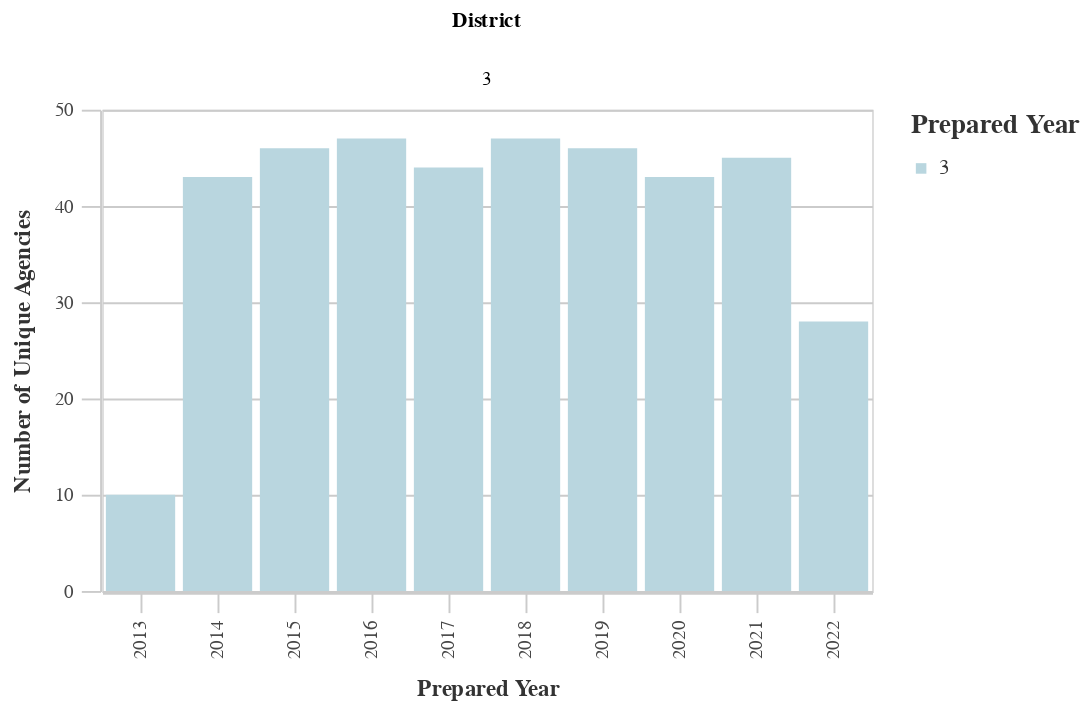

Notebook code for this chart:
### Code cell
# Unique Agencies by Dist
dist_years_agency = ((
        df
        >> group_by(_.prepared_y, _.dist)
        >> summarize(n=_.primary_agency_name.nunique())
        >> arrange(-_.prepared_y)
    )
        .rename(columns={'dist':'District', 'n':'Count'})
    )
chart10 = (alt.Chart(dist_years_agency).mark_bar().encode(
        column='District:N',
        x=alt.X('prepared_y:O', title='Prepared Year'),
        y=alt.Y('Count:Q', title='Number of Unique Agencies'),
        color = alt.Color("District:N", 
                              scale=alt.Scale(
                                  range=altair_utils.CALITP_SEQUENTIAL_COLORS),  
                               legend=alt.Legend(title="Prepared Year")
                              )))
                              
chart10 = styleguide.preset_chart_config(chart10)
chart10 = _dla_utils_reports.add_tooltip(chart10, 'prepared_y', 'Count')
    
display(HTML("<h4><strong>Number of Unique Agencies by District</strong></h4>"))
chart10

### Figure 1 — Vega-Lite specification as saved in the notebook (floating-point values rounded to 4 significant figures)
{"config": {"view": {"continuousWidth": 400, "continuousHeight": 300}, "axis": {"domainColor": "#cbcbcb", "grid": true, "gridColor": "#cbcbcb", "gridWidth": 1, "labelColor": "#474747", "labelFont": "Nunito Sans", "labelFontSize": 10, "labelPadding": 4, "tickColor": "#cbcbcb", "tickSize": 10, "titleColor": "#333", "titleFont": "Raleway", "titleFontSize": 12, "titlePadding": 10}, "axisBand": {"grid": false}, "background": "white", "font": "Raleway", "header": {"labelFont": "Nunito Sans", "titleFont": "Raleway"}, "legend": {"labelColor": "#333", "labelFont": "Nunito Sans", "labelFontSize": 11, "labelLimit": 0, "padding": 1, "symbolSize": 30, "symbolType": "square", "titleColor": "#333", "titleFont": "Raleway", "titleFontSize": 14, "titlePadding": 10}, "title": {"anchor": "middle", "font": "Raleway", "fontSize": 18, "fontWeight": 300, "offset": 20}}, "data": {"name": "data-f5f99598718fd0ac3fdd7573b063724f"}, "mark": "bar", "encoding": {"color": {"field": "District", "legend": {"title": "Prepared Year"}, "scale": {"range": ["#B9D6DF", "#8CBCCB", "#2EA8CE", "#136C97", "#0B405B"]}, "type": "nominal"}, "column": {"field": "District", "type": "nominal"}, "tooltip": [{"field": "prepared_y", "type": "quantitative"}, {"field": "Count", "type": "quantitative"}], "x": {"field": "prepared_y", "title": "Prepared Year", "type": "ordinal"}, "y": {"field": "Count", "title": "Number of Unique Agencies", "type": "quantitative"}}, "height": 250, "width": 400, "$schema": "https://vega.github.io/schema/vega-lite/v4.17.0.json", "datasets": {"data-f5f99598718fd0ac3fdd7573b063724f": [{"prepared_y": 2022.0, "District": 3, "Count": 28}, {"prepared_y": 2021.0, "District": 3, "Count": 45}, {"prepared_y": 2020.0, "District": 3, "Count": 43}, {"prepared_y": 2019.0, "District": 3, "Count": 46}, {"prepared_y": 2018.0, "District": 3, "Count": 47}, {"prepared_y": 2017.0, "District": 3, "Count": 44}, {"prepared_y": 2016.0, "District": 3, "Count": 47}, {"prepared_y": 2015.0, "District": 3, "Count": 46}, {"prepared_y": 2014.0, "District": 3, "Count": 43}, {"prepared_y": 2013.0, "District": 3, "Count": 10}]}}
